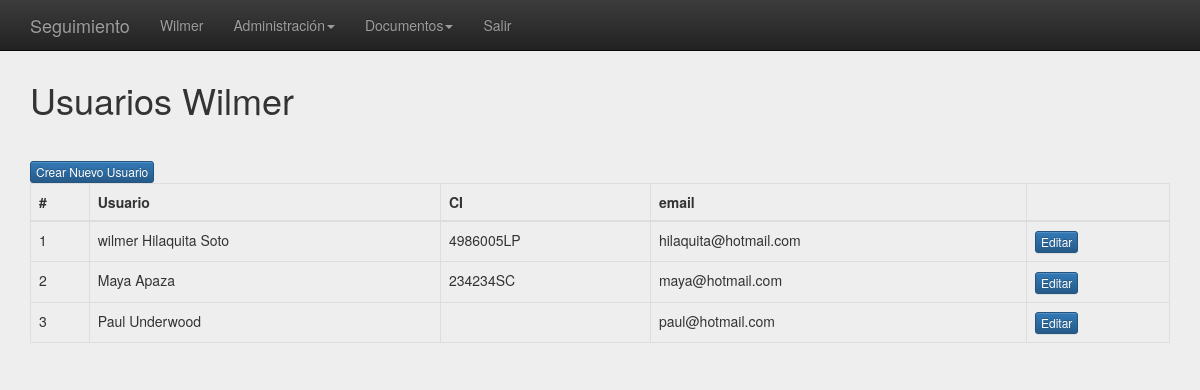
The app's page /index.php?controller=Usuarios&action=index (signed in) with its own data.
### tables this page shows
CREATE TABLE `recurso` (
  `id` int(11) NOT NULL AUTO_INCREMENT,
  `controlador` varchar(25) DEFAULT NULL,
  `accion` varchar(25) DEFAULT NULL,
  `etiqueta` varchar(60) DEFAULT NULL,
  `idrecurso` int(11) DEFAULT NULL,
  `orden` int(2) DEFAULT '0',
  `fregistro` date DEFAULT NULL,
  `link` varchar(200) DEFAULT NULL,
  PRIMARY KEY (`id`)
);

CREATE TABLE `actividadusuario` (
  `id` int(11) NOT NULL AUTO_INCREMENT,
  `email` varchar(32) DEFAULT NULL,
  `password` varchar(40) DEFAULT NULL,
  `idrol` int(11) DEFAULT NULL,
  `estado` int(1) DEFAULT NULL,
  `fregistro` date DEFAULT NULL,
  `idusuarios` int(11) DEFAULT NULL,
  PRIMARY KEY (`id`),
  KEY `fk_anti_rol` (`idrol`),
  KEY `fk_actividad_usuarios` (`idusuarios`),
  CONSTRAINT `fk_actividad_usuarios` FOREIGN KEY (`idusuarios`) REFERENCES `usuarios` (`id`),
  CONSTRAINT `fk_anti_rol` FOREIGN KEY (`idrol`) REFERENCES `roles` (`id`)
);

CREATE TABLE `usuarios` (
  `id` int(11) NOT NULL AUTO_INCREMENT COMMENT 'Llave primaria',
  `nombres` varchar(32) DEFAULT NULL COMMENT 'Nombre completo del usuario',
  `apellidos` varchar(32) DEFAULT NULL COMMENT 'Apellido Paterno del Usuario',
  `fnacimiento` date DEFAULT NULL,
  `ci` varchar(10) DEFAULT NULL,
  `extension` varchar(3) DEFAULT NULL,
  `estado` int(1) DEFAULT NULL,
  `fregistro` date DEFAULT NULL,
  PRIMARY KEY (`id`)
);

### core/ControladorBase.php (called while the page is built, shortened)
<?php
class ControladorBase{
    public function __construct() {
        require_once 'EntidadBase.php';
        require_once 'ModeloBase.php';
    }
    public function view($vista,$datos){
        require_once 'view/'.$vista.'View.php';
    }
}
?>

### controller/UsuariosController.php (called while the page is built, shortened)
<?php
class UsuariosController extends ControladorBase{
    public function index(){
        $usuario=new UsuariosModel();
        $allusers=$usuario->getAllUsers();
        $this->view("usuarios",array(
            "allusers"=>$allusers,
            "Hola"    =>"Soy Víctor Robles"
        ));
    }
}
?>

### core/EntidadBase.php (called while the page is built, shortened)
<?php
class EntidadBase{
    private $db;
    public function __construct($table) {
        require_once 'Conectar.php';
        $this->conectar=new Conectar();
        $this->db = $this->conectar->conexion();
    }
    public function db(){
        return $this->db;
    }
    public function sqlRecurso($query){
        $query=$this->db()->query($query);
        if($query==true){
            $c = 0;
            if($query->num_rows>1){
                while($row = $query->fetch_row()) {
                   $resultSet[$c]['id']=$row[0];
                   $resultSet[$c]['idrecurso']=$row[4];
                   $resultSet[$c]['etiqueta']=$row[3];
                   $resultSet[$c]['controller']=$row[1];
                   $resultSet[$c]['action']=$row[2];
                   $resultSet[$c]['link']=$row[6];
                   $resultSet[$c]['order']=$row[5];
                   $c++;
                }
            }else{
                $resultSet=true;
            }
        }else{
            $resultSet=false;
        }
        return $resultSet;
    }
}
?>

### core/Conectar.php (called while the page is built, shortened)
<?php
class Conectar{
    private $driver;
    private $host, $user, $pass, $database, $charset;
    private $con;
    public function __construct() {
        $this->driver='mysql';
        $this->host='localhost';
        $this->user='root';
        $this->pass='';
        $this->database='ssegui';
        $this->charset='utf8';
    }
    public function conexion(){
        if($this->driver=="mysql" || $this->driver==null){
            $this->con = new mysqli($this->host, $this->user, $this->pass, $this->database);
            $this->con->query("SET NAMES '".$this->charset."'");
        }
        return $this->con;
    }
}
?>

### model/Recurso.php (called while the page is built, shortened)
<?php
class Recurso extends EntidadBase{
    function getRecurso(){
        $query = "SELECT id,controlador,accion, etiqueta, idrecurso, orden fregistro, link FROM recurso ORDER BY orden ASC";
        $recurso = $this->sqlRecurso($query);
        return $recurso;
    }
}

### model/UsuariosModel.php (called while the page is built, shortened)
<?php
class UsuariosModel extends ModeloBase{
    public function __construct(){
        $this->table="usuarios";
    }
    public function getAllUsers(){
        $query="SELECT au.id, au.email, u.nombres,u.apellidos, concat(u.ci,u.extension) ci
                FROM actividadusuario au JOIN usuarios u ON (au.idusuarios = u.id)
                WHERE au.estado = 1";
        $usuario=$this->ejecutarSql($query);
        return $usuario;
    }
}
?>

### core/ModeloBase.php (called while the page is built, shortened)
<?php
class ModeloBase extends EntidadBase{
    public function ejecutarSql($query){
        $query=$this->db()->query($query);
        if($query==true){
            if($query->num_rows>1){
                while($row = $query->fetch_object()) {
                   $resultSet[]=$row;
                }
            }elseif($query->num_rows==1){
                if($row = $query->fetch_object()) {
                    $resultSet=$row;
                }
            }else{
                $resultSet=true;
            }
        }else{
            $resultSet=false;
        }
        return $resultSet;
    }
}
?>

### core/Helpers.php (the view, shortened to what this page needs)
<?php
class Helpers
{
	public function generateMenu($arr, $ul = ''){
        echo '<ul'.$ul.'>';
        foreach ($arr as $val) {
            if (!empty($val['children'])) {
                echo '<li class="dropdown"><a href="index.php?controller='.$val['controller'].'&action='.$val['action'].'" class="dropdown-toggle" data-toggle="dropdown" role="button" aria-expanded="false">'.$val['etiqueta'].'<span class="caret"></span></a>';
                $this->generateMenu($val['children'],' class="dropdown-menu" role="menu"');
                echo '</li>';
            } else {
                echo '<li><a href="index.php?controller='.$val['controller'].'&action='.$val['action'].'">' . $val['etiqueta'] . '</a></li>';
            }
        }
        echo '</ul>';
	}
}
?>

### view/usuariosView.php
<?php
require_once 'site/header.php';
require_once 'site/menu.php';
?>
      <div class="page-header">
        <h1>Usuarios Wilmer</h1>
      </div>
      <button class="btn btn-xs btn-primary" onClick="location.href='index.php?controller=usuarios&action=editar&id=<?php echo $user->id?>'">Crear Nuevo Usuario</button>
      <div class="row">
        <div class="col-md-12">
          <table class="table table-bordered">
            <thead>
              <tr>
                <th>#</th>
                <th>Usuario</th>
                <th>CI</th>
                <th>email</th>
                <th>&nbsp;</th>
              </tr>
            </thead>
            <tbody>
            <?php foreach($allusers as $user) {?>
              <tr>
                <td><?php echo $user->id; ?></td>
                <td><?php echo $user->nombres; ?> <?php echo $user->apellidos; ?></td>
                <td><?php echo $user->ci; ?></td>
                <td><?php echo $user->email; ?></td>
                <td><button class="btn btn-xs btn-primary" onClick="location.href='index.php?controller=usuarios&action=editar&id=<?=$user->id?>'">Editar</button></td>
              </tr>
            <?php } ?>
            </tbody>
          </table>
        </div>
<?php
require_once 'site/foot.php';
?>

### site/css/signin.css (style rules this page uses)
body { padding-top: 40px; padding-bottom: 40px; background-color: #eee; }

### records on screen
recurso: etiqueta "Wilmer"
recurso: etiqueta "Administración"
recurso: etiqueta "Documentos"
recurso: etiqueta "Salir"
actividadusuario: id "1", idusuarios.nombres "wilmer", idusuarios.apellidos "Hilaquita Soto", ci "4986005LP", email "hilaquita@hotmail.com"
actividadusuario: id "2", idusuarios.nombres "Maya", idusuarios.apellidos "Apaza", ci "234234SC", email "maya@hotmail.com"
actividadusuario: id "3", idusuarios.nombres "Paul Underwood", email "paul@hotmail.com"
